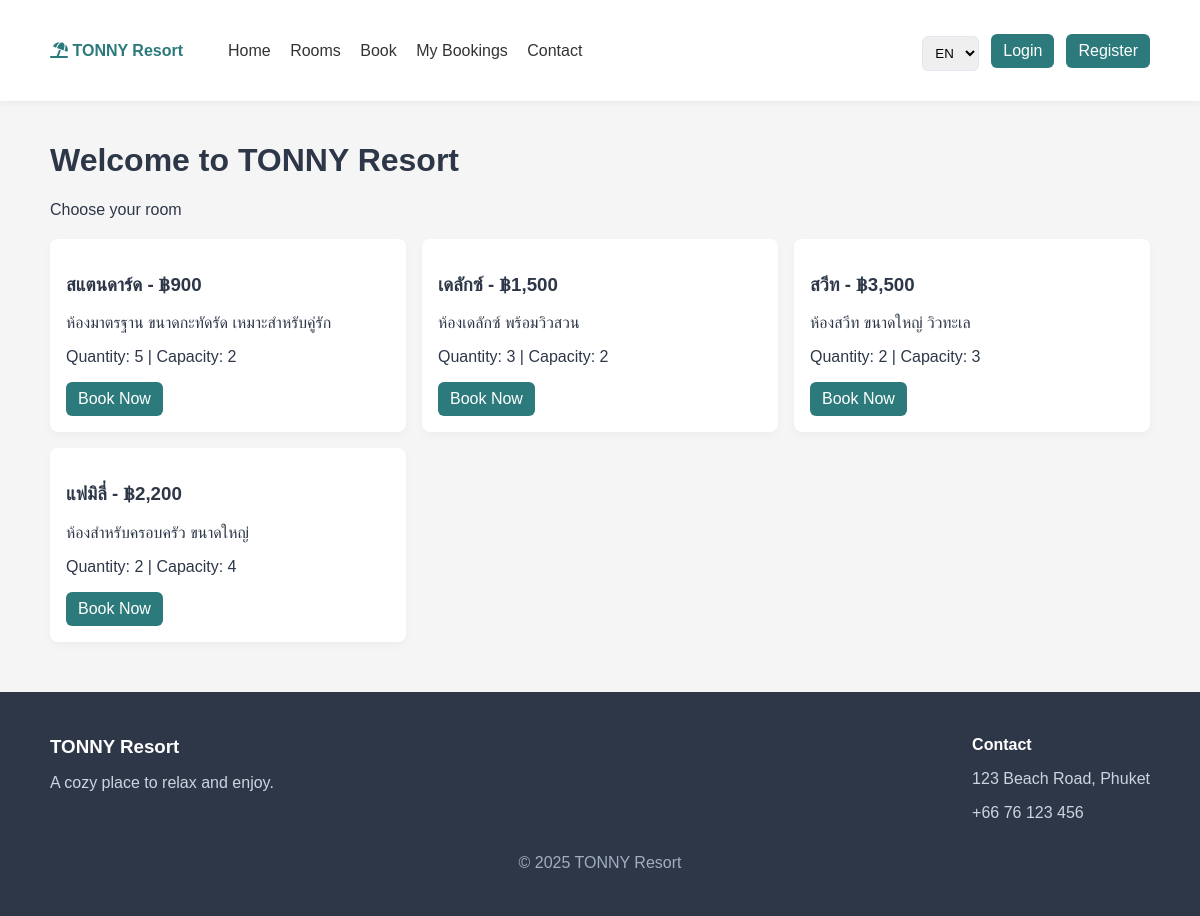
The page / on the database its author committed.
### tables this page shows
CREATE TABLE rooms (
  id INT AUTO_INCREMENT PRIMARY KEY,
  title VARCHAR(150) NOT NULL,
  description TEXT,
  price DECIMAL(10,2) NOT NULL DEFAULT 0,
  capacity INT NOT NULL DEFAULT 2,
  area VARCHAR(50),
  quantity INT NOT NULL DEFAULT 1,
  created_at TIMESTAMP DEFAULT CURRENT_TIMESTAMP
);

### includes/functions.php (called while the page is built, shortened)
<?php
$langFile = __DIR__ . '/../lang/' . ($_SESSION['lang'] ?? 'en') . '.php';
$lang = [];
if(file_exists($langFile)) {
    $lang = include $langFile;
}
function __($key, $default = '') {
    global $lang;
    if(isset($lang[$key])) return $lang[$key];
    return $default ?: $key;
}
function is_logged_in() {
    return isset($_SESSION['user_id']);
}
?>

### lang/en.php (called while the page is built)
<?php
return [
    'site_name' => 'TONNY Resort',
    'home' => 'Home',
    'rooms' => 'Rooms',
    'booking' => 'Book',
    'my_bookings' => 'My Bookings',
    'contact' => 'Contact',
    'login' => 'Login',
    'register' => 'Register',
    'logout' => 'Logout',
    'admin' => 'Admin',
    'welcome' => 'Welcome to TONNY Resort',
    'select_room' => 'Choose your room',
    'book_now' => 'Book Now',
    'price' => 'Price',
    'capacity' => 'Capacity',
    'quantity' => 'Quantity',
    'checkin' => 'Check-in Date',
    'checkout' => 'Check-out Date',
    'guests' => 'Guests',
    'name' => 'Full Name',
    'email' => 'Email',
    'phone' => 'Phone',
    'promo' => 'Promo Code (optional)',
    'special_requests' => 'Special Requests',
    'submit_booking' => 'Submit Booking',
    'admin_dashboard' => 'Admin Dashboard',
    'manage_rooms' => 'Manage Rooms',
    'manage_bookings' => 'Manage Bookings',
    'manage_users' => 'Manage Users',
    'payments' => 'Payments',
    'upload_slip' => 'Upload Payment Slip',
    'pay_via_qr' => 'Pay via QR (PromptPay)',
    'upload_images' => 'Upload Images',
    'drag_drop_info' => 'Drag & drop images here or click to select',
    'booking_success' => 'Booking submitted successfully. We will contact you shortly.',
    'login_success' => 'Logged in successfully.',
    'invalid_login' => 'Invalid email or password.',
    'register_success' => 'Registration successful. Please login.',
    'date_error' => 'Checkout date must be after check-in date.',
    'room_unavailable' => 'Room not available for selected dates.',
    'action_confirm' => 'Confirm',
    'action_cancel' => 'Cancel',
    'paid' => 'Paid',
    'pending' => 'Pending',
    'confirmed' => 'Confirmed',
    'completed' => 'Completed',
    'cancelled' => 'Cancelled'
];

### index.php (the view)
<?php require_once 'includes/header.php'; ?>
<h1><?php echo __('welcome'); ?></h1>
<p><?php echo __('select_room'); ?></p>
<section class="room-list">
<?php
$stmt = $pdo->query('SELECT * FROM rooms');
$rooms = $stmt->fetchAll();
foreach($rooms as $r): ?>
    <article class="room-card">
        <div class="room-card-inner">
            <h3><?=htmlspecialchars($r['title'])?> - ฿<?=number_format($r['price'],0)?></h3>
            <p><?=htmlspecialchars(mb_substr($r['description'],0,120))?></p>
            <p><?php echo __('quantity'); ?>: <?=$r['quantity']?> | <?php echo __('capacity'); ?>: <?=$r['capacity']?></p>
            <a class="btn" href="booking.php?room_id=<?=$r['id']?>"><?php echo __('book_now'); ?></a>
        </div>
    </article>
<?php endforeach; ?>
</section>
<?php require_once 'includes/footer.php'; ?>

### includes/header.php (shortened to what this page needs)
<?php require_once __DIR__ . '/functions.php'; ?>
<!doctype html>
<html lang="<?php echo htmlspecialchars($_SESSION['lang'] ?? 'en'); ?>">
<head>
    <link rel="stylesheet" href="assets/css/style.css">
    <link rel="stylesheet" href="https://cdnjs.cloudflare.com/ajax/libs/font-awesome/6.4.0/css/all.min.css">
</head>
<body>
<header class="site-header">
    <div class="container" style="display:flex;align-items:center;justify-content:space-between">
        <div style="display:flex;align-items:center;gap:12px">
            <a href="/booking_resort/" class="logo"><i class="fas fa-umbrella-beach"></i> <?php echo htmlspecialchars(__('site_name')); ?></a>
            <nav class="nav" style="margin-left:18px">
                <a href="/booking_resort/"><?php echo __('home'); ?></a>
                <a href="rooms.php"><?php echo __('rooms'); ?></a>
                <a href="booking.php"><?php echo __('booking'); ?></a>
                <a href="mybookings.php"><?php echo __('my_bookings'); ?></a>
                <a href="contact.php"><?php echo __('contact'); ?></a>
            </nav>
        </div>
        <div style="display:flex;align-items:center;gap:12px">
            <form method="get" style="margin:0">
                <select name="lang" onchange="this.form.submit()">
                    <option value="en" <?php if(($_SESSION['lang']??'en')==='en') echo 'selected'; ?>>EN</option>
                </select>
            </form>
            <?php if(is_logged_in()): ?>
                <span><?php echo htmlspecialchars(current_user()['name']); ?></span>
                <a href="logout.php" class="btn"><?php echo __('logout'); ?></a>
                <?php if(is_admin()): ?><a href="admin/dashboard.php" class="btn"><?php echo __('admin'); ?></a><?php endif; ?>
            <?php else: ?>
                <a href="login.php" class="btn"><?php echo __('login'); ?></a>
                <a href="register.php" class="btn"><?php echo __('register'); ?></a>
            <?php endif; ?>
        </div>
    </div>
</header>
<main class="container">

### includes/footer.php (shortened to what this page needs)
</main>
<footer class="site-footer" style="background:#2d3748;color:#fff;padding:24px 0;margin-top:30px">
    <div class="container">
        <div style="display:flex;justify-content:space-between;flex-wrap:wrap;gap:12px">
            <div>
                <h3 style="margin:0"><?php echo __('site_name'); ?></h3>
                <p style="color:#cbd5e0">A cozy place to relax and enjoy.</p>
            </div>
            <div>
                <h4 style="margin:0"><?php echo __('contact'); ?></h4>
                <p style="color:#cbd5e0">123 Beach Road, Phuket</p>
                <p style="color:#cbd5e0">+66 76 123 456</p>
            </div>
        </div>
        <div style="text-align:center;color:#a0aec0;margin-top:16px">&copy; <?php echo date('Y'); ?> <?php echo __('site_name'); ?></div>
    </div>
</footer>
</body>
</html>

### assets/css/style.css (style rules this page uses)
:root { --primary:#2c7a7b;--dark:#2d3748; }
body { font-family:Arial,Helvetica,sans-serif;background:#f5f5f5;color:var(--dark);margin:0 }
.container { max-width:1100px;margin:0 auto;padding:20px }
header.site-header { background:#fff;padding:10px 0;box-shadow:0 2px 6px rgba(0,0,0,0.05) }
.logo { font-weight:700;color:var(--primary);text-decoration:none }
.nav a { margin-left:15px;text-decoration:none;color:#333 }
.room-list { display:grid;grid-template-columns:repeat(auto-fill,minmax(280px,1fr));gap:16px;margin-top:20px }
.room-card { background:#fff;padding:16px;border-radius:8px;box-shadow:0 4px 8px rgba(0,0,0,0.03) }
.btn { display:inline-block;padding:8px 12px;background:var(--primary);color:#fff;border-radius:6px;text-decoration:none }
input,select,textarea { width:100%;padding:8px;margin-top:6px;border:1px solid #e2e8f0;border-radius:6px }

### rows shown on the page
rooms: title "สแตนดาร์ด", price "900", description "ห้องมาตรฐาน ขนาดกะทัดรัด เหมาะสำหรับคู่รัก", quantity "5", capacity "2"
rooms: title "เดลักซ์", price "1,500", description "ห้องเดลักซ์ พร้อมวิวสวน", quantity "3", capacity "2"
rooms: title "สวีท", price "3,500", description "ห้องสวีท ขนาดใหญ่ วิวทะเล", quantity "2", capacity "3"
rooms: title "แฟมิลี่", price "2,200", description "ห้องสำหรับครอบครัว ขนาดใหญ่", quantity "2", capacity "4"

### other values the page prints
__('site_name') "TONNY Resort"
__('home') "Home"
__('rooms') "Rooms"
__('booking') "Book"
__('my_bookings') "My Bookings"
__('contact') "Contact"
__('login') "Login"
__('register') "Register"
__('welcome') "Welcome to TONNY Resort"
__('select_room') "Choose your room"
